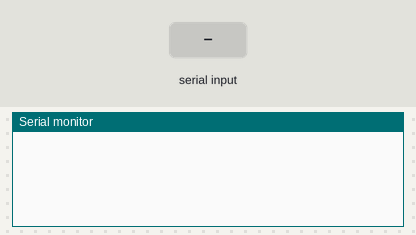
The sketch below on a simulated Arduino Uno, built with avr-gcc and run on an emulated ATmega328P. On the bench: the last lines printed to the serial monitor. The inputs (shaded band) are chosen by the test bench.

Above: at 1.2 s.
1.3 s: "90,45\n" received over Serial
At 2.2 s:
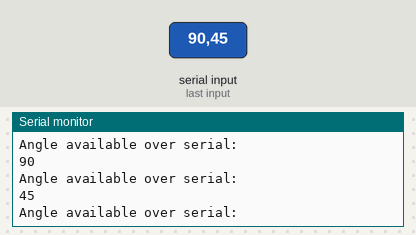
2.8 s: "30,150\n" received over Serial
At 5.3 s:
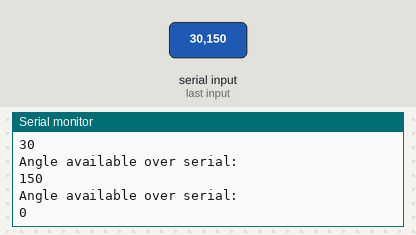
Timing chart, 0 to 6.8 s (numbered marks = the images above; inputs shaded):
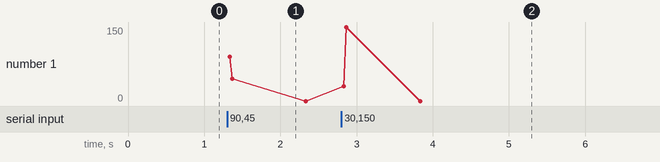

Measured:
- after the input at 1.3 s, the serial monitor: prints a new line at once (image 1)
- after the input at 2.8 s, the serial monitor: prints a new line at once (image 2)

The sketch:

receive_serial_hello_world.ino
```cpp
void setup()
{
  Serial.begin(9600);
}

void loop()
{

  if (Serial.available()) {
    Serial.print("\nAngle available over serial: \n");

    int angle = Serial.parseInt();
    Serial.print(angle);

  }
}
```
